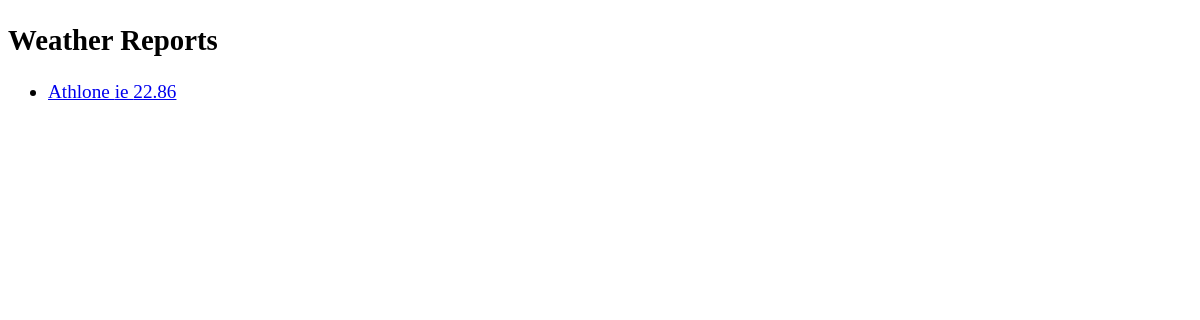
Before: /polls/weather/ with the older database file.
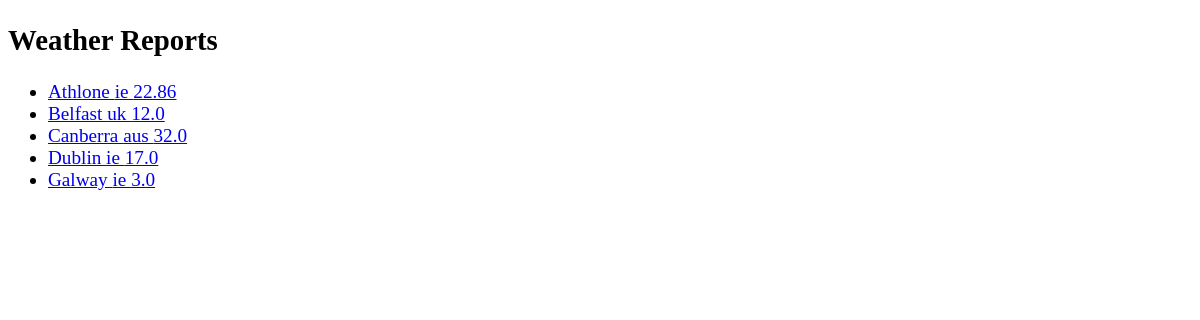
After: the same page with the newer database file.
### polls/models.py (models this page shows, shortened)
class Weather(models.Model):
    city = models.CharField(max_length=200)
    country = models.CharField(max_length=200)
    description = models.CharField(max_length=200)
    temperature = models.FloatField(default=22)

### polls/views.py (the view)
# urls.py: path('weather/', views.weather, name='weather'),
def weather(request):
    weather_list = Weather.objects.order_by('city')
    context = {'weather_list': weather_list}
    return render(request, 'polls/weather.html', context)

### polls/templates/polls/weather.html (shortened to what this page needs)
<!DOCTYPE html>
<html lang="en">
<head>
    {% load static %}
    <link rel='stylesheet' href='{% static "polls/polls.css" %}' type='text/css' />
</head>
<body>
    <h2>Weather Reports</h2>
    {% if weather_list %}
        <ul>
            {% for weather in weather_list %}
                <li><a href="{% url 'polls:weather_form' weather.id %}">{{ weather.city }} {{weather.country}} {{weather.temperature}}</a></li>
            {% endfor %}
        </ul>
        {% else %}
        <h3>There are no weather reports yet</h3>
        {% endif  %}
</body>
</html>

### polls/static/polls/polls.css (style rules this page uses)
body { font-size: larger; }

Changed rows visible on the page:
added Weather: city "Belfast", country "uk", temperature "12.0"
added Weather: city "Canberra", country "aus", temperature "32.0"
added Weather: city "Dublin", country "ie", temperature "17.0"
added Weather: city "Galway", country "ie", temperature "3.0"
